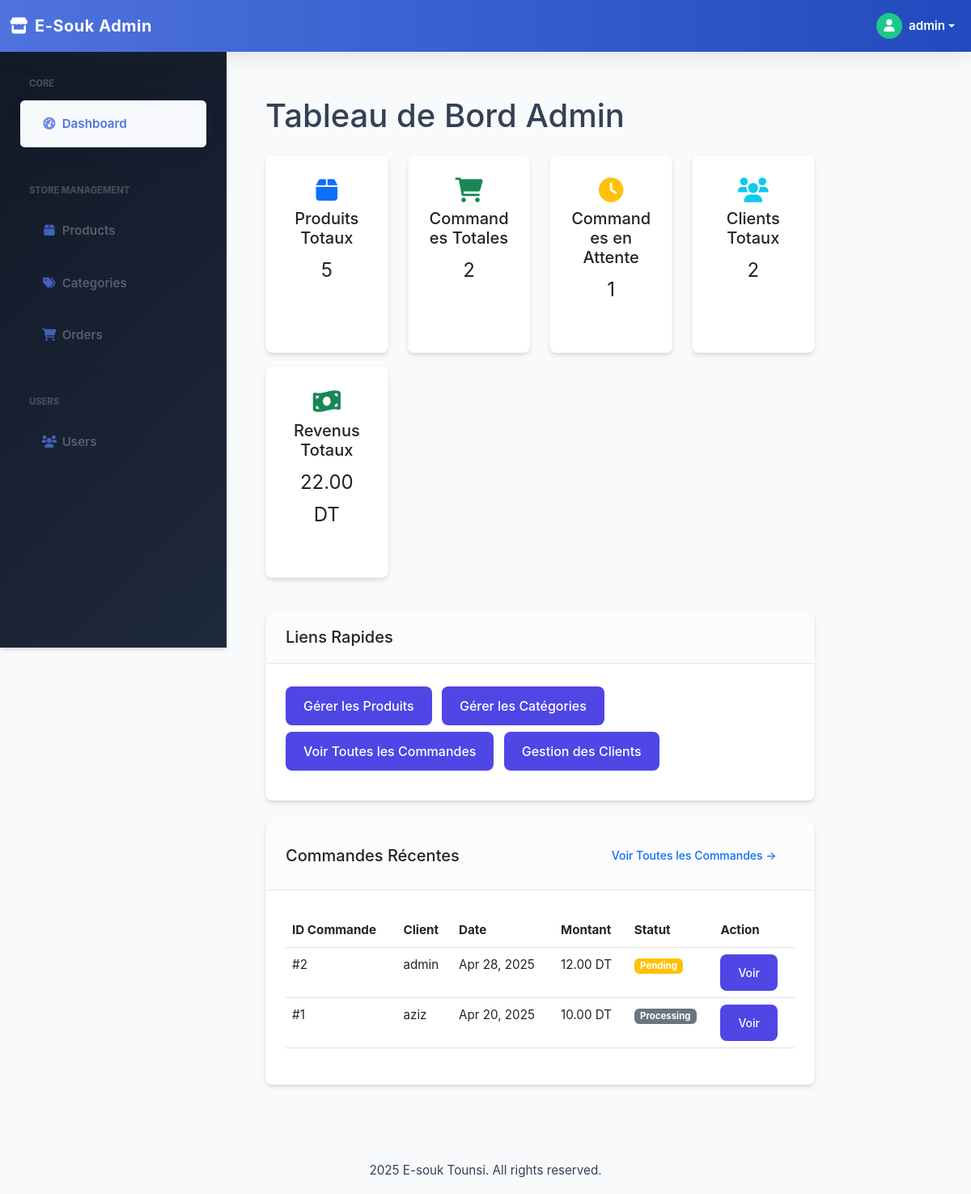
Page /admin/index.php (signed in) on the earlier database version.
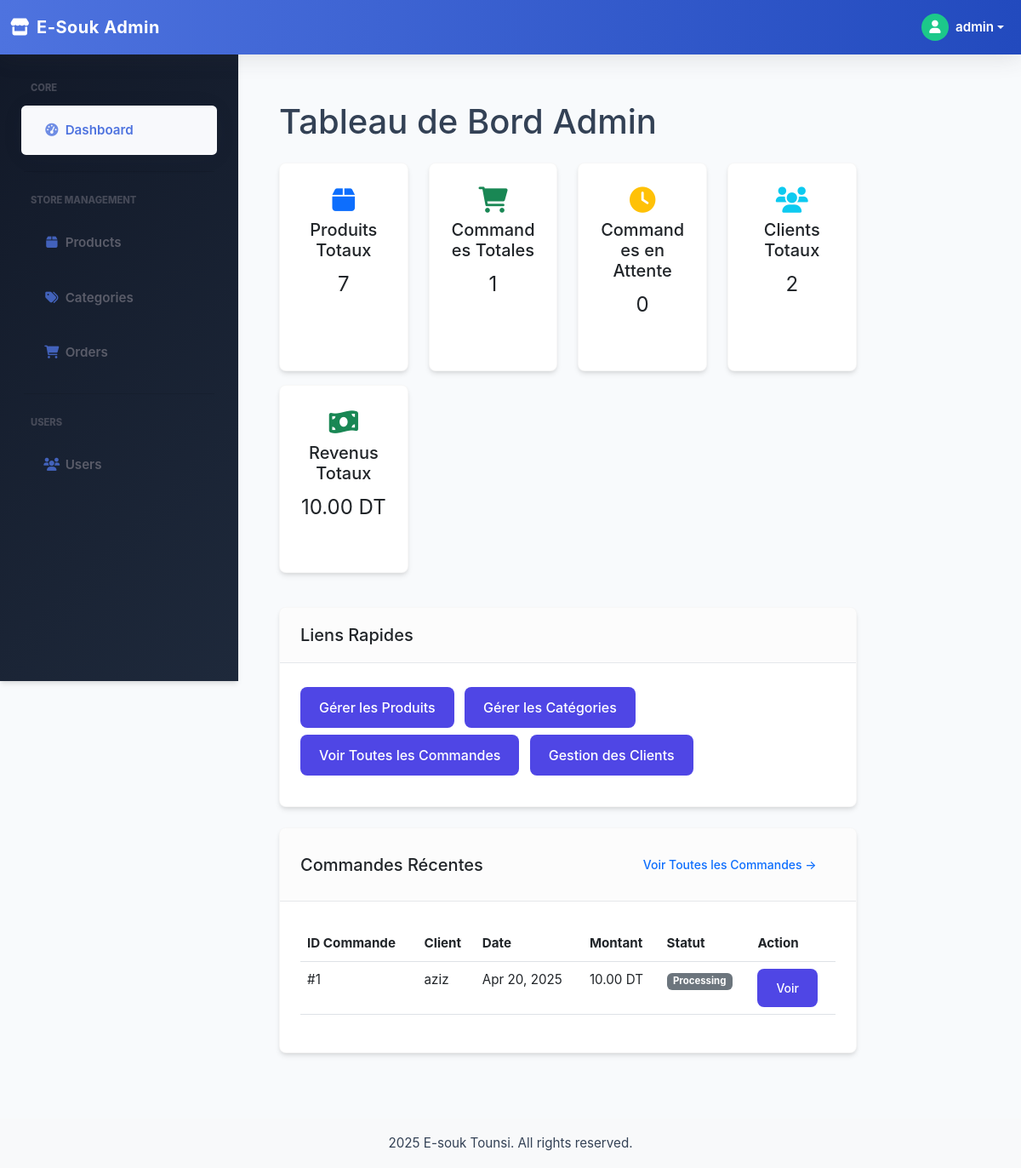
Same page on the later database version.
### tables this page shows
CREATE TABLE `orders` (
  `id_order` int NOT NULL AUTO_INCREMENT,
  `user_id` int NOT NULL,
  `order_date` datetime DEFAULT CURRENT_TIMESTAMP,
  `total_price` decimal(10,2) DEFAULT NULL,
  `status` varchar(50) DEFAULT 'Pending',
  PRIMARY KEY (`id_order`),
  KEY `user_id` (`user_id`),
  CONSTRAINT `orders_ibfk_1` FOREIGN KEY (`user_id`) REFERENCES `user` (`id_user`) ON DELETE CASCADE
);

CREATE TABLE `user` (
  `id_user` int NOT NULL AUTO_INCREMENT,
  `name` varchar(100) NOT NULL,
  `email` varchar(100) NOT NULL,
  `password` varchar(255) NOT NULL,
  `role` enum('admin','customer') NOT NULL DEFAULT 'customer',
  `address` varchar(255) DEFAULT NULL,
  `phone` varchar(20) DEFAULT NULL,
  `created_at` datetime DEFAULT CURRENT_TIMESTAMP,
  PRIMARY KEY (`id_user`),
  UNIQUE KEY `email` (`email`)
);

### admin/index.php (the view, shortened to what the changed rows need)
<?php
$db = Database::getInstance();
$stmt = $db->prepare("SELECT COUNT(*) as total FROM product");
$stmt->execute();
$totalProducts = $stmt->fetchColumn();
$stmt = $db->prepare("SELECT COUNT(*) as total FROM orders");
$stmt->execute();
$totalOrders = $stmt->fetchColumn();
$stmt = $db->prepare("SELECT COUNT(*) as total FROM orders WHERE status = 'Pending'");
$stmt->execute();
$pendingOrders = $stmt->fetchColumn();
$stmt = $db->prepare("SELECT COALESCE(SUM(total_price), 0) as total_sales FROM orders WHERE status != 'Cancelled'");
$stmt->execute();
$totalSales = $stmt->fetchColumn();
$stmt = $db->prepare("SELECT o.id_order as order_id, o.order_date, o.status,
                       u.name as customer_name, o.total_price as total_amount
                       FROM orders o
                       JOIN user u ON o.user_id = u.id_user
                       ORDER BY o.order_date DESC LIMIT 5");
$stmt->execute();
$recentOrders = $stmt->fetchAll(PDO::FETCH_ASSOC);
?>
<!DOCTYPE html>
<html lang="fr">
<head>
    <link href="https://cdn.jsdelivr.net/npm/bootstrap@5.3.5/dist/css/bootstrap.min.css" rel="stylesheet">
    <link rel="stylesheet" href="https://cdnjs.cloudflare.com/ajax/libs/font-awesome/5.15.3/css/all.min.css">
    <?php include('includes/header.php'); ?>
    <link rel="stylesheet" href="./css/admin.css">
</head>
<body>
            <div class="col-md-9 col-lg-10 p-4">
                <h1 class="mb-4">Tableau de Bord Admin</h1>
                <div class="row mb-4">
                    <div class="col-md-3 mb-3">
                        <div class="card text-center h-100">
                            <div class="card-body">
                                <i class="fas fa-box fa-2x mb-2 text-primary"></i>
                                <h5 class="card-title">Produits Totaux</h5>
                                <p class="card-text fs-4"><?php echo $totalProducts; ?></p>
                            </div>
                        </div>
                    </div>
                    <div class="col-md-3 mb-3">
                        <div class="card text-center h-100">
                            <div class="card-body">
                                <i class="fas fa-shopping-cart fa-2x mb-2 text-success"></i>
                                <h5 class="card-title">Commandes Totales</h5>
                                <p class="card-text fs-4"><?php echo $totalOrders; ?></p>
                            </div>
                        </div>
                    </div>
                    <div class="col-md-3 mb-3">
                        <div class="card text-center h-100">
                            <div class="card-body">
                                <i class="fas fa-clock fa-2x mb-2 text-warning"></i>
                                <h5 class="card-title">Commandes en Attente</h5>
                                <p class="card-text fs-4"><?php echo $pendingOrders; ?></p>
                            </div>
                        </div>
                    </div>
                    <div class="col-md-4 col-lg-3 mb-3">
                        <div class="card text-center h-100">
                            <div class="card-body">
                                <i class="fas fa-money-bill-wave fa-2x mb-2 text-success"></i>
                                <h5 class="card-title">Revenus Totaux</h5>
                                <p class="card-text fs-4"><?php echo number_format($totalSales, 2); ?> DT</p>
                            </div>
                        </div>
                    </div>
                </div>
                <div class="card mb-4">
                    <div class="card-header">
                        <h2 class="h5 mb-0">Liens Rapides</h2>
                    </div>
                </div>
                <div class="card">
                    <div class="card-header d-flex justify-content-between align-items-center">
                        <h2 class="h5 mb-0">Commandes Récentes</h2>
                    </div>
                    <div class="card-body">
                        <div class="table-responsive">
                            <table class="table table-hover">
                                <thead>
                                    <tr>
                                        <th>ID Commande</th>
                                        <th>Client</th>
                                        <th>Date</th>
                                        <th>Montant</th>
                                        <th>Statut</th>
                                        <th>Action</th>
                                    </tr>
                                </thead>
                                <tbody>
                                    <?php foreach($recentOrders as $order): ?>
                                        <tr>
                                            <td>#<?php echo $order['order_id']; ?></td>
                                            <td><?php echo htmlspecialchars($order['customer_name']); ?></td>
                                            <td><?php echo date('M d, Y', strtotime($order['order_date'])); ?></td>
                                            <td><?php echo number_format($order['total_amount'], 2); ?> DT</td>
                                            <td>
                                                <?php
                                                $statusClass = 'secondary';
                                                if (strtolower($order['status']) == 'pending') $statusClass = 'warning';
                                                ?>
                                                <span class="badge bg-<?php echo $statusClass; ?>">
                                                    <?php echo $order['status']; ?>
                                                </span>
                                            </td>
                                            <td>
                                                <a href="orders.php?order_id=<?php echo $order['order_id']; ?>" class="btn btn-sm btn-primary">Voir</a>
                                            </td>
                                        </tr>
                                    <?php endforeach; ?>
                                </tbody>
                            </table>
                        </div>
                    </div>
                </div>
            </div>
</body>
</html>

Differences in the rows shown:
removed orders: id_order "2", user.name "admin", order_date "Apr 28, 2025", total_price "12.00", status "Pending"
Other differences:
$totalProducts: "5" → "7"
$totalOrders: "2" → "1"
$pendingOrders: "1" → "0"
$totalSales: "22.00" → "10.00"
